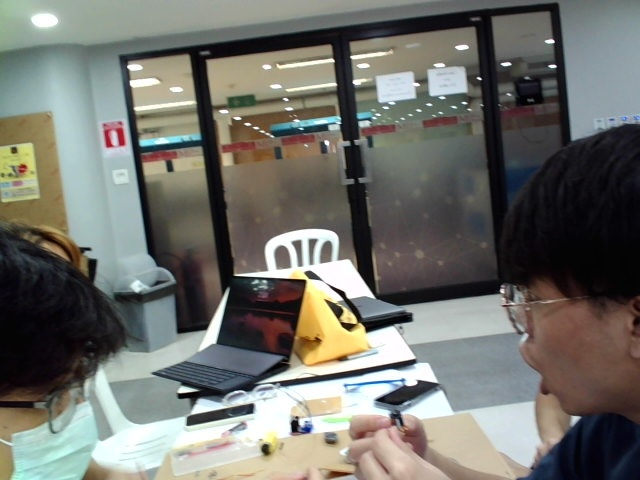
#> input picture images/image1.jpg, 640 x 480 px; its folder holds 4 pictures in this run
$ python stitcher.py
#> lines starting #> are read from the running program, lines starting #| are printed output that depends on the picture; after the words box and inside, x2 and y2 are one past the last pixel; in counts of white or black regions, pixels touching at a corner belong together
import cv2
import glob
import imutils
import numpy as np

PATH = "C:/Users/Kridbhume Chammanard/Desktop/Robotic Project I/images/*.jpg"


class Stitcher:

    def __init__(self, input_path):

        self.image_stitcher = cv2.Stitcher_create()
        image_paths = glob.glob(input_path)
        self.images = []

        for image in image_paths:
            img = cv2.imread(image)
#> img is the input picture: shape (480, 640, 3); mean B, G, R 107.8, 113.9, 113.5
            #img = cv2.resize(img, (0, 0), fx = 0.1, fy = 0.1)
            self.images.append(img)
            # cv2.imshow("Image", img) # To display those images
            cv2.waitKey(0) # Wait until key press

    def stitch(self, postprocessing=True):

#> called with postprocessing = True
        self.error, self.stitched_img = self.image_stitcher.stitch(self.images)
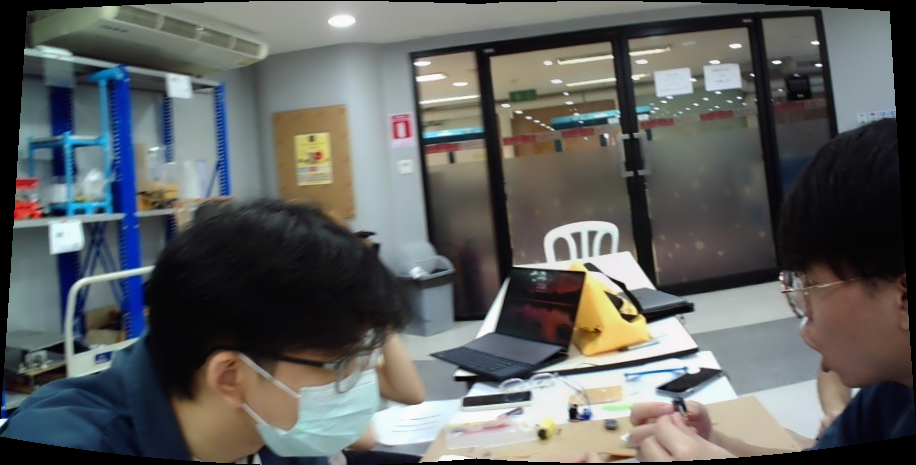
#> self.stitched_img: shape (465, 916, 3); mean of channels 0, 1, 2 96.1, 97.4, 95.5; drawn as B, G, R

        if not self.error:
            cv2.imwrite("output/stitched_output.jpg", self.stitched_img)
            cv2.imshow("Stitched Image", self.stitched_img)
            cv2.waitKey(0)
            print("Stitched image output saved!")

            if postprocessing:
                self.stitched_img = cv2.copyMakeBorder(self.stitched_img, 10, 10, 10, 10, cv2.BORDER_CONSTANT, (0, 0, 0))
#> self.stitched_img: shape (485, 936, 3)
                cv2.imshow("W/ border", self.stitched_img)
                cv2.waitKey(0)

                gray = cv2.cvtColor(self.stitched_img, cv2.COLOR_BGR2GRAY)
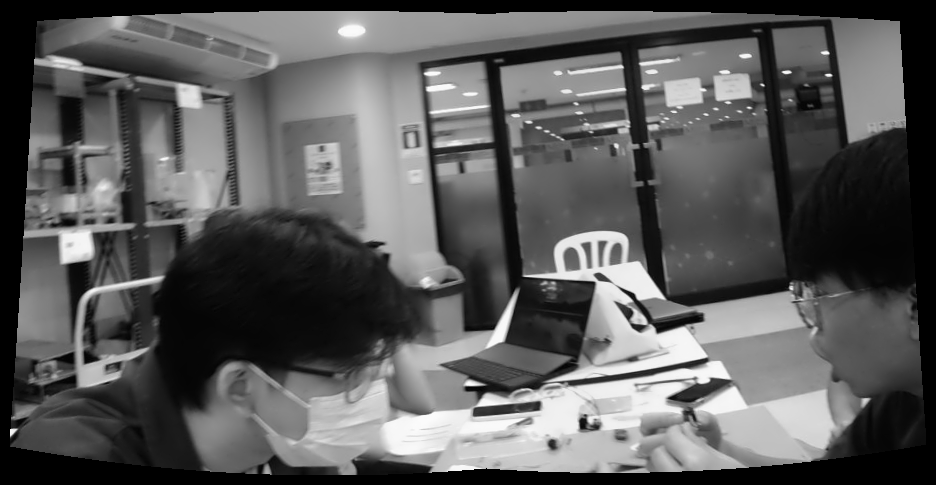
#> gray: shape (485, 936); min 0, max 253, mean 90.7
                thresh_img = cv2.threshold(gray, 0, 255, cv2.THRESH_BINARY)[1]
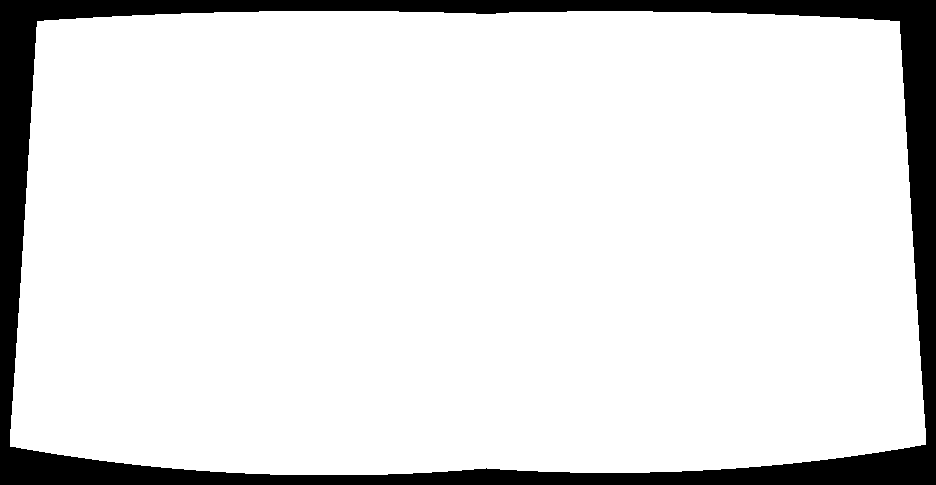
#> thresh_img: shape (485, 936); 88.9% white; 1 black region, box (x1, y1, x2, y2) and area: (0, 0, 936, 485) 50292
                cv2.imshow("Threshold Image", thresh_img)
                cv2.waitKey(0)

                contours = cv2.findContours(thresh_img.copy(), cv2.RETR_EXTERNAL, cv2.CHAIN_APPROX_SIMPLE)
                contours = imutils.grab_contours(contours)
                area_of_interest = max(contours, key=cv2.contourArea)

                mask = np.zeros(thresh_img.shape, dtype="uint8")
                x, y, w, h = cv2.boundingRect(area_of_interest)
                cv2.rectangle(mask, (x, y), (x + w, y + h), 255, -1)
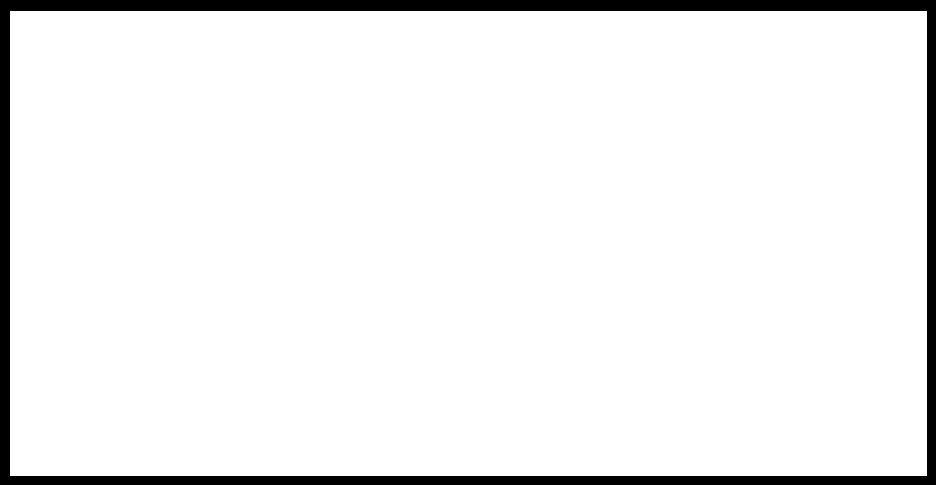
#> mask: shape (485, 936); 93.9% white; 1 black region, box (x1, y1, x2, y2) and area: (0, 0, 936, 485) 27555

                min_rect = mask.copy()
                sub = mask.copy()

                while cv2.countNonZero(sub) > 0:
                    min_rect = cv2.erode(min_rect, None)
                    sub = cv2.subtract(min_rect, thresh_img)
#> this loop made 27 passes
#> pass 1, in stitch, `sub = cv2.subtract(min_rect, thresh_img)`:
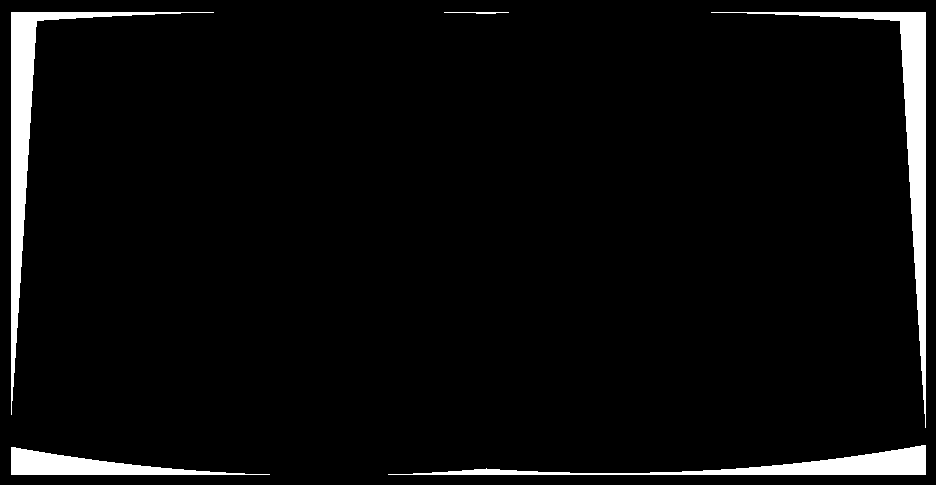
#> sub: shape (485, 936); 4.5% white; 5 white regions, box (x1, y1, x2, y2) and area: (711, 12, 926, 428) 6607, (11, 12, 214, 415) 6276, (388, 445, 926, 475) 4349, (11, 447, 270, 475) 2904, (444, 12, 509, 14) 85
#> after the loop:
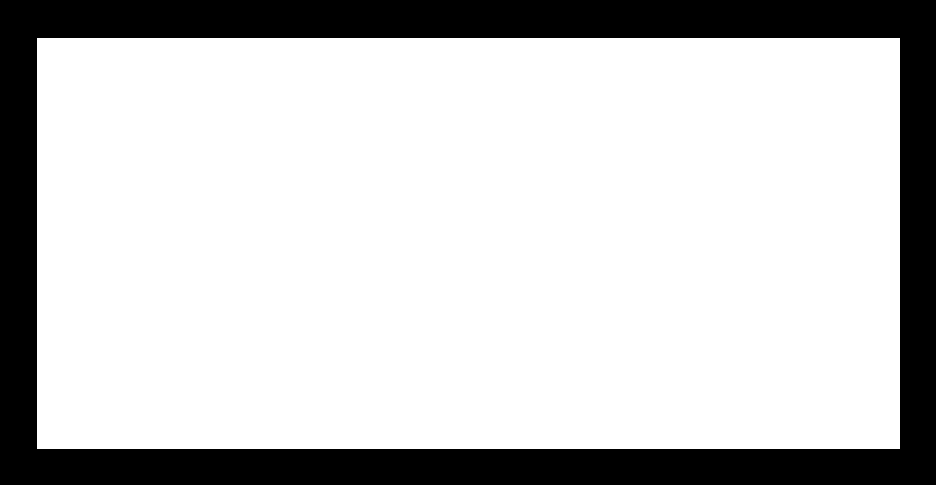
#> min_rect: shape (485, 936); 78.1% white; 1 black region, box (x1, y1, x2, y2) and area: (0, 0, 936, 485) 99267

                contours = cv2.findContours(min_rect.copy(), cv2.RETR_EXTERNAL, cv2.CHAIN_APPROX_SIMPLE)
                contours = imutils.grab_contours(contours)
                area_of_interest = max(contours, key=cv2.contourArea)
                cv2.imshow("Min Rectangle", min_rect)
                cv2.waitKey(0)

                x, y, w, h = cv2.boundingRect(area_of_interest)
                self.stitched_img = self.stitched_img[y:y + h, x:x + w]
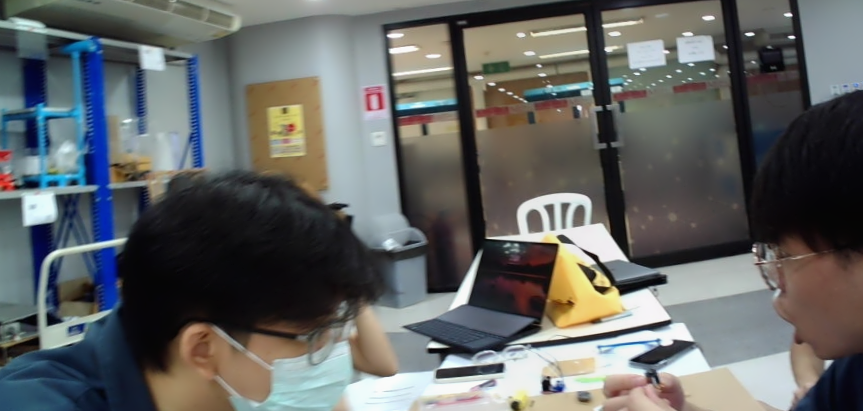
#> self.stitched_img: shape (411, 863, 3); mean of channels 0, 1, 2 100.4, 101.3, 99.1; drawn as B, G, R

                cv2.imwrite("output/stitched_output_processed.jpg", self.stitched_img)
                cv2.imshow("Processed Image", self.stitched_img)
                cv2.waitKey(0)

        else:
            print("Image can't be stitched, not enough keypoints detected.")


def main():

    image_stitcher = Stitcher(PATH)
    image_stitcher.stitch(postprocessing=True)

if __name__ == "__main__":
    main()
